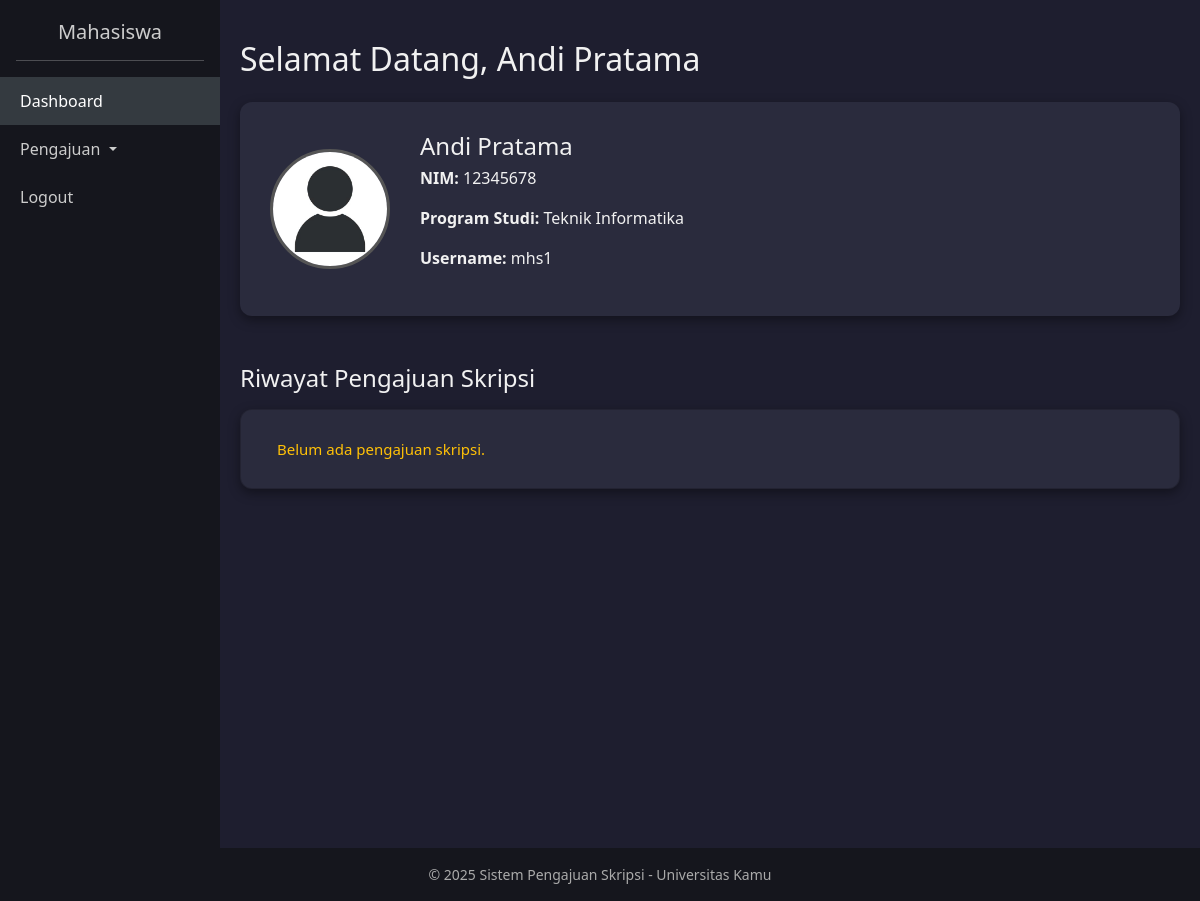
The page /mahasiswa/dashboard.php (signed in) on the database its author committed.
### tables this page shows
CREATE TABLE mahasiswa (
    id INT AUTO_INCREMENT PRIMARY KEY,
    username VARCHAR(50) NOT NULL,
    password VARCHAR(255) NOT NULL,
    nama VARCHAR(100) NOT NULL,
    nim VARCHAR(20) NOT NULL UNIQUE,
    prodi VARCHAR(100) NOT NULL,
    foto VARCHAR(255)
);

### mahasiswa/dashboard.php (the view, shortened to what this page needs)
<?php
include '../config/db.php';
$username = $_SESSION['username'];
$query = mysqli_query($conn, "SELECT * FROM mahasiswa WHERE username = '$username'");
$data = mysqli_fetch_assoc($query);
?>
<!DOCTYPE html>
<html>
<head>
  <link rel="stylesheet" href="../assets/CSS/bootstrap.min.css">
  <link rel="stylesheet" href="https://unpkg.com/aos@2.3.1/dist/aos.css"/>
</head>
<body>
<div class="sidebar">
  <h5>Mahasiswa</h5>
  <hr class="bg-secondary mx-3">
  <a href="dashboard.php" class="active">Dashboard</a>
  <a class="dropdown-toggle" data-bs-toggle="collapse" href="#menuPengajuan" role="button" aria-expanded="false" aria-controls="menuPengajuan">
    Pengajuan
  </a>
  <a href="../logout.php" onclick="return confirm('Yakin ingin logout?')">Logout</a>
</div>
<div class="main">
  <h2 class="mb-4" data-aos="fade-down">Selamat Datang, <?= htmlspecialchars($data['nama']) ?></h2>
  <div class="card-profile mb-5" data-aos="fade-up">
    <img src="<?= $data['foto'] ? '../uploads/' . $data['foto'] : '../assets/img/default-user.png' ?>" alt="Foto Profil" class="profile-img">
    <div class="profile-info">
      <h4><?= htmlspecialchars($data['nama']) ?></h4>
      <p><strong>NIM:</strong> <?= htmlspecialchars($data['nim']) ?></p>
      <p><strong>Program Studi:</strong> <?= htmlspecialchars($data['prodi']) ?></p>
      <p><strong>Username:</strong> <?= htmlspecialchars($data['username']) ?></p>
    </div>
  </div>
  <h4 class="mb-3" data-aos="fade-right">Riwayat Pengajuan Skripsi</h4>
  <div class="card" data-aos="fade-up">
    <ul class="list-group list-group-flush">
      <?php
        $riwayat = mysqli_query($conn, "SELECT * FROM pengajuan WHERE nim = '{$data['nim']}' ORDER BY tanggal DESC");
        if (mysqli_num_rows($riwayat) == 0) {
          echo '<li class="list-group-item text-warning">Belum ada pengajuan skripsi.</li>';
        }
      ?>
    </ul>
  </div>
</div>
<?php include '../partials/footer.php'; ?>
</body>
</html>

### mahasiswa/dashboard.php (style rules this page uses)
body { background-color: #1e1e2f; color: #f1f1f1; font-family: 'Segoe UI', sans-serif; }
.sidebar { width: 220px; position: fixed; top: 0; left: 0; height: 100%; background-color: #15161d; padding-top: 20px; }
.sidebar h5 { text-align: center; color: #ccc; margin-bottom: 15px; }
.sidebar a { display: block; color: #ccc; padding: 12px 20px; text-decoration: none; transition: background 0.2s ease; }
.sidebar a:hover, .sidebar .active { background-color: #343a40; color: #fff; }
.sidebar a.dropdown-toggle::after { content: ''; }
.main { margin-left: 220px; padding: 40px 20px; min-height: 100vh; }
.card-profile { background-color: #2a2b3d; border-radius: 12px; padding: 30px; display: flex; align-items: center; box-shadow: 0 4px 12px rgba(0,0,0,0.4); animation: fadeIn 0.6s ease-in-out; }
.profile-img { width: 120px; height: 120px; border-radius: 50%; object-fit: cover; margin-right: 30px; border: 3px solid #555; }
.profile-info h4 { margin-bottom: 5px; }
.card { background-color: #2a2b3d; border-radius: 12px; padding: 20px; box-shadow: 0 4px 12px rgba(0,0,0,0.4); }
.list-group-item { background-color: transparent; border: none; font-size: 15px; }
.text-warning { color: #ffc107 !important; }

### rows shown on the page
mahasiswa: nama "Andi Pratama", nim "12345678", prodi "Teknik Informatika", username "mhs1"
